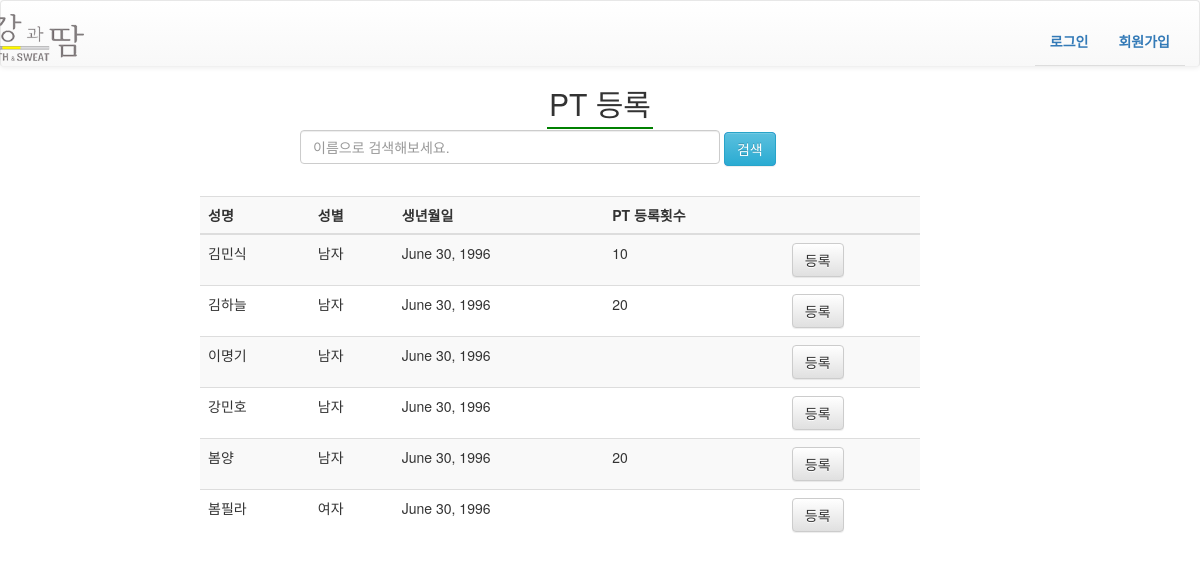
The page /schedule/PT_register/search/ on the database its author committed.
### staff/models.py (models this page shows, shortened)
class Member(models.Model):
    name = models.CharField(max_length=24, verbose_name='성명')
    birth = models.DateField(null=True,help_text='Ex) 1980-06-30',verbose_name='생년월일')
    phone_regex = RegexValidator(regex=r'^\d{2,3}-\d{3,4}-\d{4}$', message="휴대폰 양식으로 써주세요.")
    phone_num = models.CharField(validators=[phone_regex], max_length=32, null=True, help_text='Ex) 010-1234-1234',verbose_name='휴대번호')
    address = models.CharField(max_length=64,blank=True, null=True,verbose_name='주소')
    sex = models.CharField(max_length=12,verbose_name='성별',null=True)
    start_date = models.DateField(default=timezone.now, verbose_name='등록일')
    end_date = models.DateField(default=(datetime.now() + timedelta(days=30)), verbose_name='회원권종료일')
    staff = models.ForeignKey(User, null=True, related_name='members', on_delete=models.SET_NULL)
    type_choice = models.CharField(max_length=12,default='피트니스',verbose_name='종류선택')
    rating = models.CharField(max_length=12, default='Bronze',verbose_name='등급')
    period_fitness = models.CharField(max_length=12,null=True, blank=True,verbose_name='피트니스기간', help_text='피트니스를 선택하신분만 선택해주세요.')
    period_pilates = models.CharField(max_length=12, null=True, blank=True,verbose_name='필라테스기간', help_text='필라테스를 선택하신분만 선택해주세요.')
    period_both = models.CharField(max_length=12, null=True, blank=True, verbose_name="피트니스+필라테스기간")
    locker=models.CharField(max_length=12,blank=True,null=True,verbose_name='추가사항', help_text='락카를 쓰실 분만 선택해주세요. 헬스락카는 H, 골프락카는 G')
    period_locker=models.IntegerField(null=True,blank=True, verbose_name='락카개월수', help_text='락카를 쓰실 분만 입력해주세요. 락카를 사용할 개월수를 적어주세요.')
    cautions = models.CharField(max_length=128,blank=True,verbose_name='병력및주의사항')
    exercise_time = models.CharField(max_length=12, blank=True,verbose_name='운동시간대')
    visit_path = models.CharField(max_length=12, blank=True,verbose_name='방문경로')
    payment_amount = models.DecimalField(max_digits=10,decimal_places=0, default=0 ,verbose_name='결제금액')
    payment_method = models.CharField(max_length=12,default='카드',verbose_name='결제방식')
    SESSION_CHOICES = (
        ('10세션/60일','10세션/60일'),
        ('20세션/90일','20세션/90일'),
    )
    Trainer = models.ForeignKey(User, null=True, blank=True, related_name='PT_members', on_delete=models.SET_NULL)
    registered_session = models.CharField(max_length=24, blank=True,verbose_name='등록세션')
    PT_payment_amount = models.DecimalField(max_digits=10, decimal_places=0,blank=True, default=0,verbose_name='PT결제금액')
    PT_payment_method = models.CharField(max_length=12,blank=True ,verbose_name='PT결제방식')
    unitprice = models.DecimalField(max_digits=10, decimal_places=0,blank=True, null=True, verbose_name='1회세션단가')
    period_PT = models.CharField(max_length=12,blank=True, null=True,verbose_name='강습기간')

### fitness/views.py (the view)
# urls.py: url(r'^schedule/PT_register/search/$', views.search, name='search'),
def search(request):
    keyword = request.GET.get('q','') #검색 키워드
    search_member = Member.objects.filter(name__icontains=keyword)#검색 조건 이름
    context= {
        'search_member' : search_member,
    }
    return render(request, 'fitness/search_result.html', context)

### fitness/templates/fitness/search_result.html (shortened to what this page needs)
{% extends "fitness/navbar.html" %}
{% block content %}
<h2 class="text-center"><span style="padding:2px; border-bottom:2px solid green;">PT 등록</span></h2>
<div id="search" style="margin:0 auto;">
<form id="search" method="GET" action="{% url 'search' %}">
<input type="text" class="form-control search_web" placeholder="이름으로 검색해보세요." name='q' value="{{ q }}"  style="display:inline-block; width:70%">
<button type="submit" class="btn btn-info" value="검색">검색</button>
</form>
</div>
<table class="table table-striped col-sm-8 col-sm-offset-2" style="width:60%; margin-top:30px;">
        <th>성명</th>
        <th>성별</th>
        <th>생년월일</th>
        <th>PT 등록횟수</th>
        <th></th>
    <tbody>
    {% for member in search_member %}
    <tr>
        <td>{{ member.name }}</td>
        <td>{{ member.sex }}</td>
        <td>{{ member.birth }}</td>
        <td>{{ member.registered_session }}</td>
        <td><a class="btn btn-default" href="{% url "PT_register_create" member.id %}">등록</a></td>
    </tr>
    {% endfor %}
    </tbody>
</table>
{% endblock %}

### fitness/static/css/main.css (style rules this page uses)
a, a:hover, a:active, a:focus, button:focus { outline: 0; border: 0; text-decoration: none; }
#search { max-width:600px; border-radius: 5px; text-align: left; margin-top:7px; }
#search button.btn.btn-info { display: inline; background-color: blue; }
.schedule-table tbody tr td:first-child .schedule-table tbody tr th:first-child, { width: 10px; }

### rows shown on the page
Member: name "김민식", sex "남자", birth "June 30, 1996", registered_session "10"
Member: name "김하늘", sex "남자", birth "June 30, 1996", registered_session "20"
Member: name "이명기", sex "남자", birth "June 30, 1996"
Member: name "강민호", sex "남자", birth "June 30, 1996"
Member: name "봄양", sex "남자", birth "June 30, 1996", registered_session "20"
Member: name "봄필라", sex "여자", birth "June 30, 1996"
